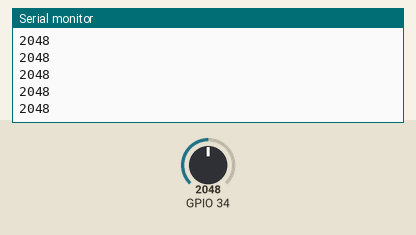
This sketch was run on a simulated ESP32. Shown: the last lines printed to the serial monitor. The inputs (shaded band) are chosen by the test bench; at power-on: GPIO 34 = 2048.

Above: at 1.2 s.
1.3 s: GPIO 34 set to 2866
At 1.31 s:
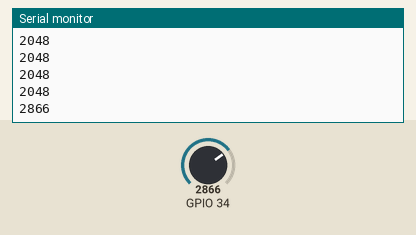
2.8 s: GPIO 34 set to 3603
At 2.81 s:
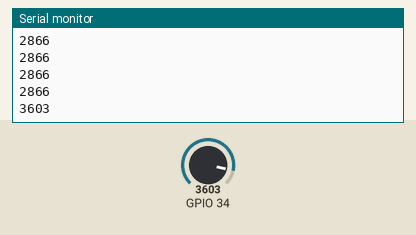
Timing chart, 0 to 5.8 s (numbered marks = the images above; inputs shaded):
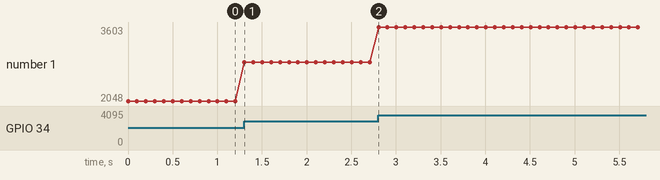

Measured:
- after the input at 1.3 s, the serial monitor: prints a new line at once (image 1)
- after the input at 2.8 s, the serial monitor: prints a new line at once (image 2)
- plotted number 1: 2048 → 2866 after the input at 1.3 s, 2866 → 3603 after the input at 2.8 s

The sketch:

app2_lab1_1.ino
```cpp
void setup() {
  // put your setup code here, to run once:
  // Serial.begin(9600);
  Serial.begin(115200);
  Serial.println("Hello World!");


}

void loop() {
  // put your main code here, to run repeatedly:
  int value = analogRead(34);
  //value = map(value, 0, 800, 0, 10);
  Serial.println(value);

  //bar.setLevel(value);
  delay(100);
}
```
